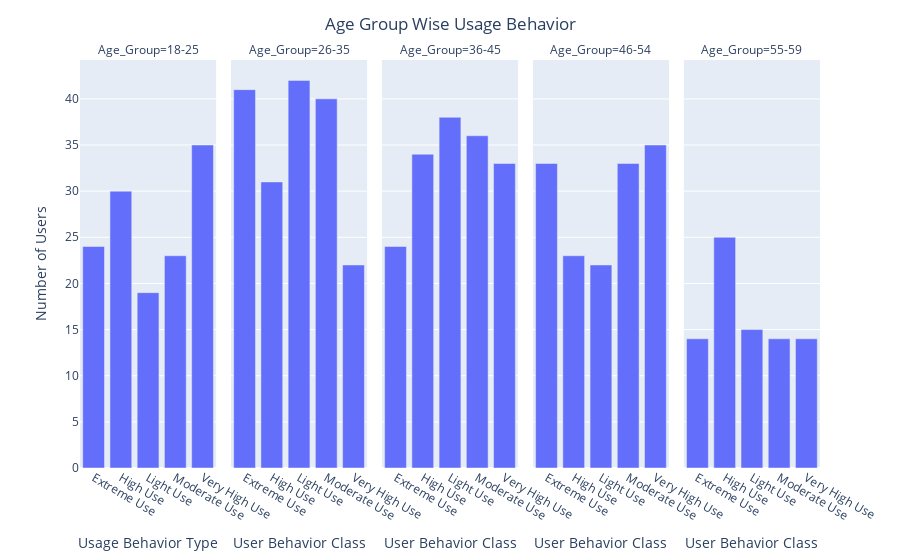

Notebook code cell kept with this figure:
### Code cell
fig_Age_Behav = px.bar(data_frame= d
       , x= 'User Behavior Class'
       # , color='Age_Group'
       , y='Count_Value'
       , facet_col='Age_Group'
       ,)

fig_Age_Behav.update_layout(title=dict(text='Age Group Wise Usage Behavior', x=0.5, xanchor='center')
                            , xaxis_title='Usage Behavior Type'
                            , yaxis_title='Number of Users'
    )

fig_Age_Behav.show()

### Figure 1 — Plotly figure (JSON) as saved in the notebook; plotly's stock layout.template omitted (floating-point values rounded to 4 significant figures)
{"data": [{"alignmentgroup": "True", "hovertemplate": "Age_Group=18-25<br>User Behavior Class=%{x}<br>Count_Value=%{y}<extra></extra>", "legendgroup": "", "marker": {"color": "#636efa", "pattern": {"shape": ""}}, "name": "", "offsetgroup": "", "orientation": "v", "showlegend": false, "textposition": "auto", "type": "bar", "x": ["Extreme Use", "High Use", "Light Use", "Moderate Use", "Very High Use"], "xaxis": "x", "y": [24, 30, 19, 23, 35], "yaxis": "y"}, {"alignmentgroup": "True", "hovertemplate": "Age_Group=26-35<br>User Behavior Class=%{x}<br>Count_Value=%{y}<extra></extra>", "legendgroup": "", "marker": {"color": "#636efa", "pattern": {"shape": ""}}, "name": "", "offsetgroup": "", "orientation": "v", "showlegend": false, "textposition": "auto", "type": "bar", "x": ["Extreme Use", "High Use", "Light Use", "Moderate Use", "Very High Use"], "xaxis": "x2", "y": [41, 31, 42, 40, 22], "yaxis": "y2"}, {"alignmentgroup": "True", "hovertemplate": "Age_Group=36-45<br>User Behavior Class=%{x}<br>Count_Value=%{y}<extra></extra>", "legendgroup": "", "marker": {"color": "#636efa", "pattern": {"shape": ""}}, "name": "", "offsetgroup": "", "orientation": "v", "showlegend": false, "textposition": "auto", "type": "bar", "x": ["Extreme Use", "High Use", "Light Use", "Moderate Use", "Very High Use"], "xaxis": "x3", "y": [24, 34, 38, 36, 33], "yaxis": "y3"}, {"alignmentgroup": "True", "hovertemplate": "Age_Group=46-54<br>User Behavior Class=%{x}<br>Count_Value=%{y}<extra></extra>", "legendgroup": "", "marker": {"color": "#636efa", "pattern": {"shape": ""}}, "name": "", "offsetgroup": "", "orientation": "v", "showlegend": false, "textposition": "auto", "type": "bar", "x": ["Extreme Use", "High Use", "Light Use", "Moderate Use", "Very High Use"], "xaxis": "x4", "y": [33, 23, 22, 33, 35], "yaxis": "y4"}, {"alignmentgroup": "True", "hovertemplate": "Age_Group=55-59<br>User Behavior Class=%{x}<br>Count_Value=%{y}<extra></extra>", "legendgroup": "", "marker": {"color": "#636efa", "pattern": {"shape": ""}}, "name": "", "offsetgroup": "", "orientation": "v", "showlegend": false, "textposition": "auto", "type": "bar", "x": ["Extreme Use", "High Use", "Light Use", "Moderate Use", "Very High Use"], "xaxis": "x5", "y": [14, 25, 15, 14, 14], "yaxis": "y5"}], "layout": {"annotations": [{"font": {}, "showarrow": false, "text": "Age_Group=18-25", "x": 0.092, "xanchor": "center", "xref": "paper", "y": 1, "yanchor": "bottom", "yref": "paper"}, {"font": {}, "showarrow": false, "text": "Age_Group=26-35", "x": 0.296, "xanchor": "center", "xref": "paper", "y": 1, "yanchor": "bottom", "yref": "paper"}, {"font": {}, "showarrow": false, "text": "Age_Group=36-45", "x": 0.5, "xanchor": "center", "xref": "paper", "y": 1, "yanchor": "bottom", "yref": "paper"}, {"font": {}, "showarrow": false, "text": "Age_Group=46-54", "x": 0.704, "xanchor": "center", "xref": "paper", "y": 1, "yanchor": "bottom", "yref": "paper"}, {"font": {}, "showarrow": false, "text": "Age_Group=55-59", "x": 0.908, "xanchor": "center", "xref": "paper", "y": 1, "yanchor": "bottom", "yref": "paper"}], "barmode": "relative", "legend": {"tracegroupgap": 0}, "margin": {"t": 60}, "title": {"text": "Age Group Wise Usage Behavior", "x": 0.5, "xanchor": "center"}, "xaxis": {"anchor": "y", "domain": [0, 0.184], "title": {"text": "Usage Behavior Type"}}, "xaxis2": {"anchor": "y2", "domain": [0.204, 0.388], "matches": "x", "title": {"text": "User Behavior Class"}}, "xaxis3": {"anchor": "y3", "domain": [0.408, 0.592], "matches": "x", "title": {"text": "User Behavior Class"}}, "xaxis4": {"anchor": "y4", "domain": [0.612, 0.796], "matches": "x", "title": {"text": "User Behavior Class"}}, "xaxis5": {"anchor": "y5", "domain": [0.816, 1], "matches": "x", "title": {"text": "User Behavior Class"}}, "yaxis": {"anchor": "x", "domain": [0, 1], "title": {"text": "Number of Users"}}, "yaxis2": {"anchor": "x2", "domain": [0, 1], "matches": "y", "showticklabels": false}, "yaxis3": {"anchor": "x3", "domain": [0, 1], "matches": "y", "showticklabels": false}, "yaxis4": {"anchor": "x4", "domain": [0, 1], "matches": "y", "showticklabels": false}, "yaxis5": {"anchor": "x5", "domain": [0, 1], "matches": "y", "showticklabels": false}}}
